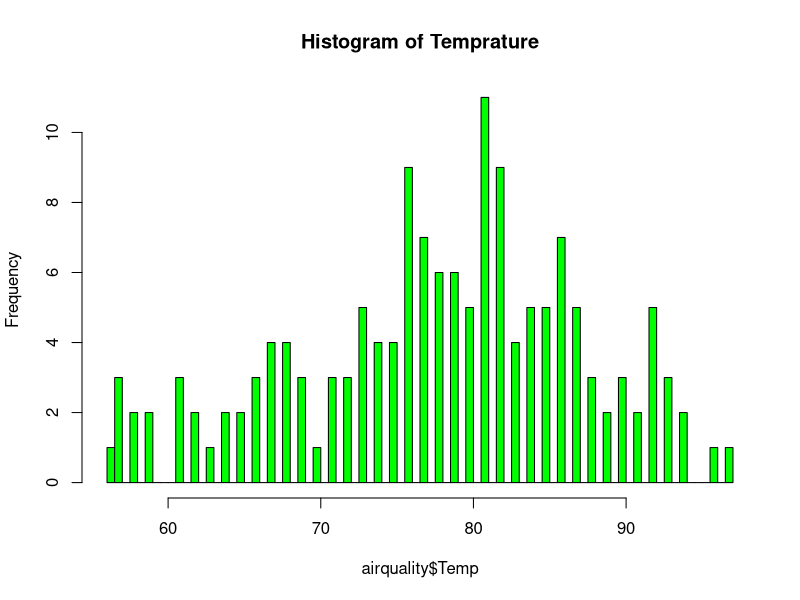
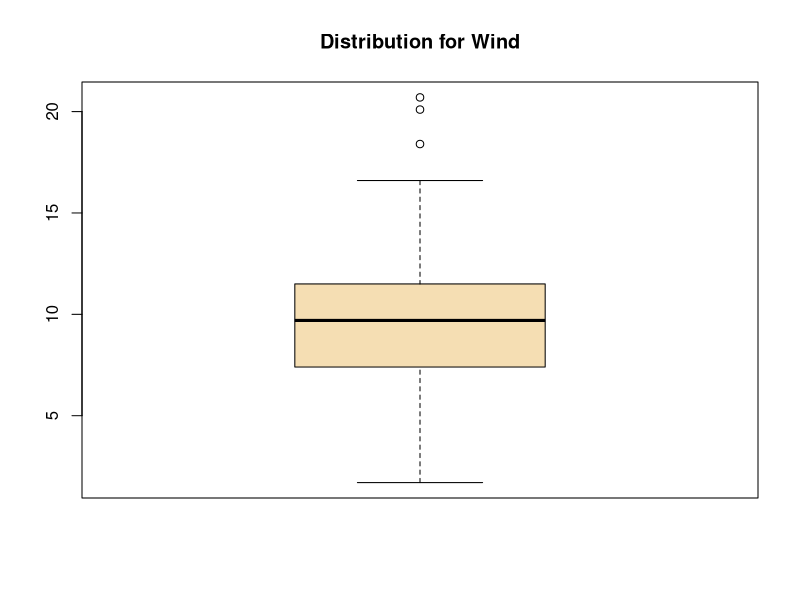
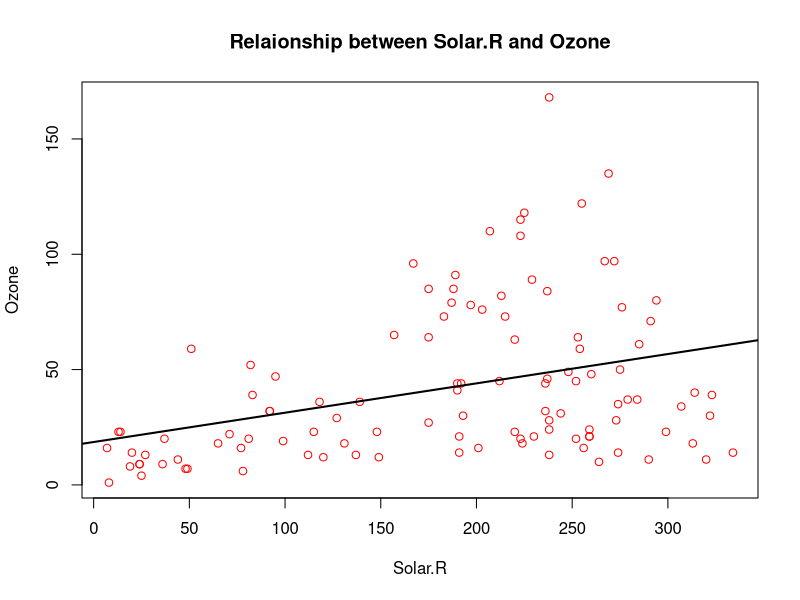
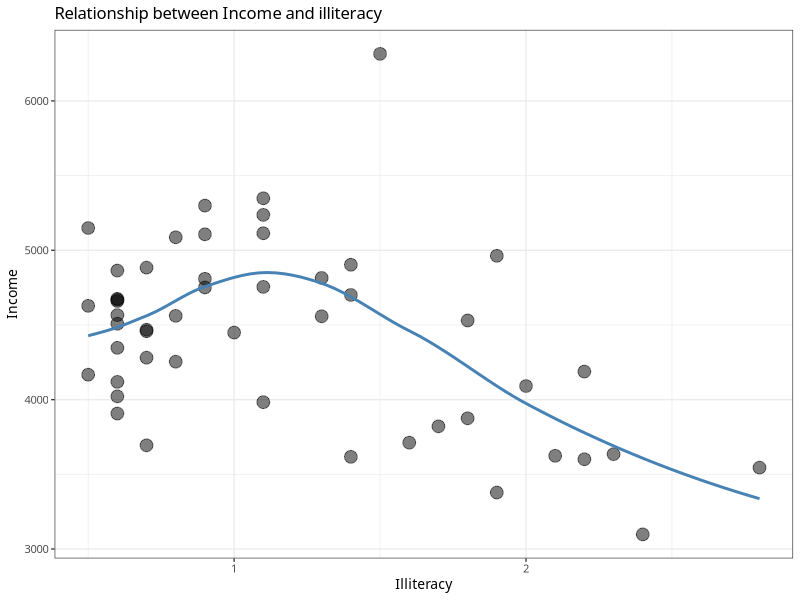
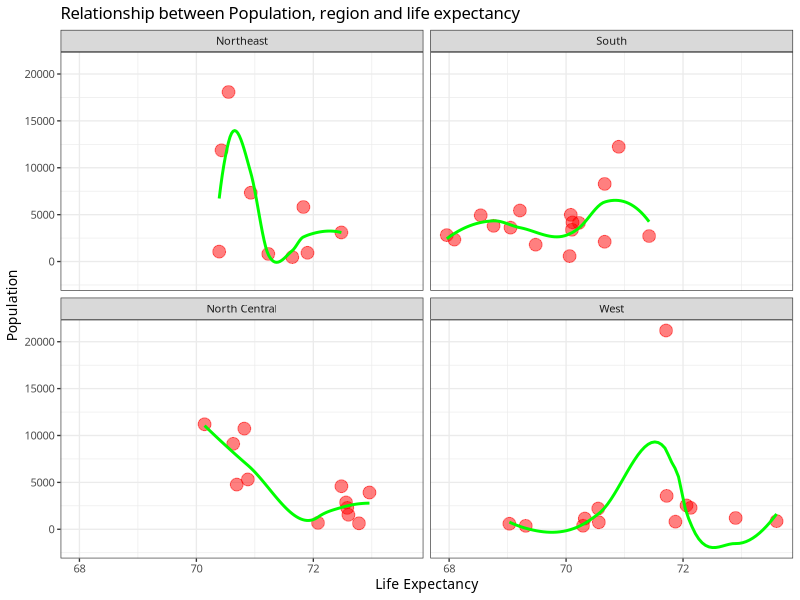
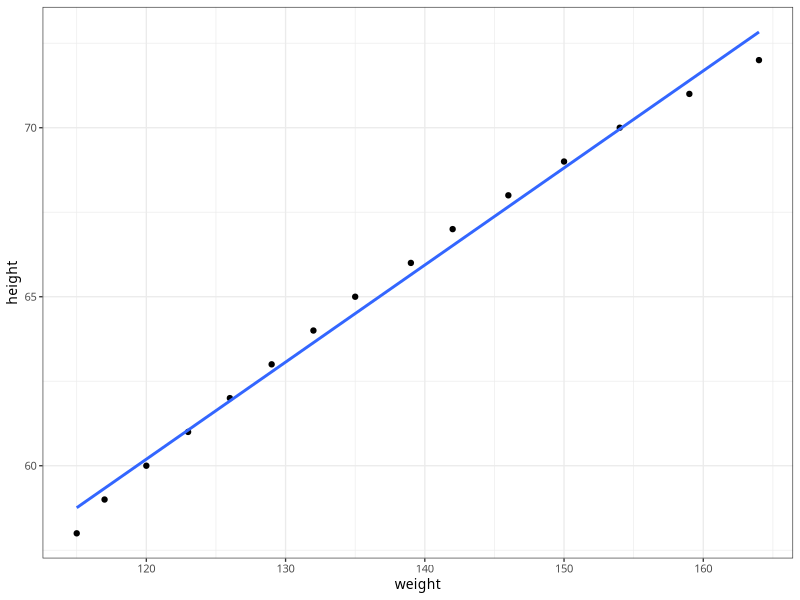
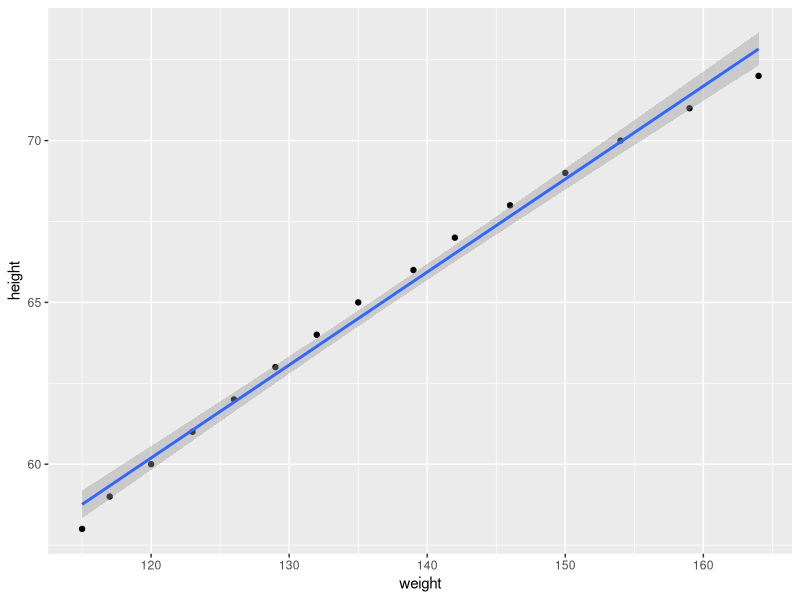
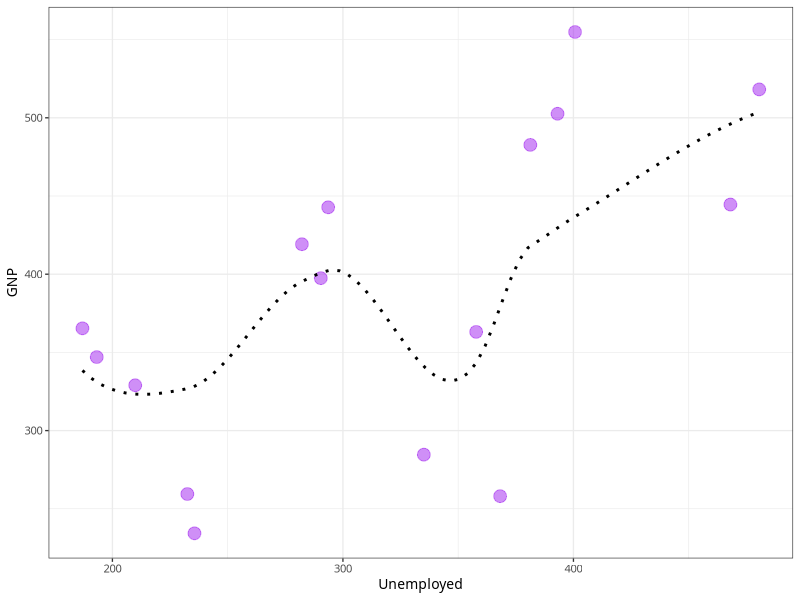

Source code (R) for these figures, in order:
## ---- chunk 1
library(datasets)
head(airquality)
## ---- chunk 2
##Generating Five point summary
summary(airquality)

##Histogram of temprature/Adding labels and color
hist(airquality$Temp, col="green",main = "Histogram of Temprature",breaks = 100)

##Distribution of data for Wind
boxplot(airquality$Wind,col = "wheat", main = "Distribution for Wind")

## ---- chunk 3
##Relaionship between Solar.R and Ozone
with(airquality, plot(Solar.R, Ozone, main="Relaionship between Solar.R and Ozone",col="red"))
model <- lm(Ozone ~ Solar.R, airquality) 
abline(model, lwd = 2)
## ---- chunk 4
library(lattice)
library(ggplot2)

head(state.x77)
head(state.region)
## ---- chunk 5
state.x77<-as.data.frame(state.x77)
state.x77$state_region<-state.region
state.x77$'Life Exp'->state.x77$Life_Exp
##Relationship between Income nad Illiteracy
Income_Illiteracy <- ggplot(state.x77, aes(Illiteracy,Income)) + 
                     geom_point(alpha=1/2,size=4) + 
                     geom_smooth(se=FALSE, col="steelblue") + 
                     theme_bw(base_family = "Avenir", base_size = 10) + 
                     labs(title = "Relationship between Income and illiteracy")
print(Income_Illiteracy)

##Visualize the relationship between Population, region and life expectancy (Life.Exp)
Population_life <- ggplot(state.x77, aes(Life_Exp,Population)) + geom_point(alpha=1/2,size=4,color="red") +                                                 geom_smooth(se=FALSE,col="green")+              
                   facet_wrap(facets = vars(state_region)) + theme_bw(base_family = "Avenir", base_size = 10) + 
                   labs(x = "Life Expectancy") +
                   labs(y = "Population") +
                   labs(title = "Relationship between Population, region and life expectancy")
print(Population_life)

## ---- chunk 6


## ---- chunk 7
head(women)
## ---- chunk 8
g <- ggplot(women, aes(weight,height))
g + geom_point() + geom_smooth(method = lm, se=FALSE) + theme_bw(base_family = "Avenir", base_size = 10)

## ---- chunk 9
##Exporting the charts and results to a pdf file. 
pdf("g.pdf")
g <- ggplot(women, aes(weight,height))
g + geom_point() + geom_smooth(method = lm)

## ---- chunk 10
head(longley)

## ---- chunk 11
##Using the longley dataset, plot the relationship between Umployed and GNP
g <- ggplot(longley, aes(Unemployed,GNP)) + 
     geom_point(alpha=1/2,color="purple",size=4) + 
     geom_smooth(se=FALSE,color="black",size=1,lty=15) +
     theme_bw(base_family = "Avenir", base_size = 10)
    
print(g)
## ---- chunk 12
##As a scatter plot, plot out Unemployed values as blue dots and Employed values as green dots
g <- ggplot(longley, aes(Year,Unemployed)) +
     geom_point(alpha=1/2,color="blue",size=4)+
     theme_bw(base_family = "Avenir", base_size = 10)+
     labs(title="Unemployed people")
    
print(g)

g <- ggplot(longley, aes(Year,Employed)) +
     geom_point(alpha=1/2,color="green",size=4) +
     theme_bw(base_family = "Avenir", base_size = 10) +
     labs(title="Employed people")
print(g)

## ---- chunk 13
longley <- as.data.frame(longley)
## 3.
Armed.Forces.Unemployed.Rel <- c("N","N","N","N","Y","Y","Y","N","Y","Y","N","N","N","N","N","N")
longley$Armed.Forces.Unemployed.Rel <- Armed.Forces.Unemployed.Rel


g <- ggplot(longley, aes(Armed.Forces,Unemployed)) + 
     geom_point(alpha=1/2,aes(color = Armed.Forces.Unemployed.Rel),size=4)+
     geom_smooth(se=FALSE,lty=10) + 
     theme_bw(base_family = "Avenir", base_size = 10)+
     labs(title="Relationship between Unemployed and Armed Forces")
print(g)
